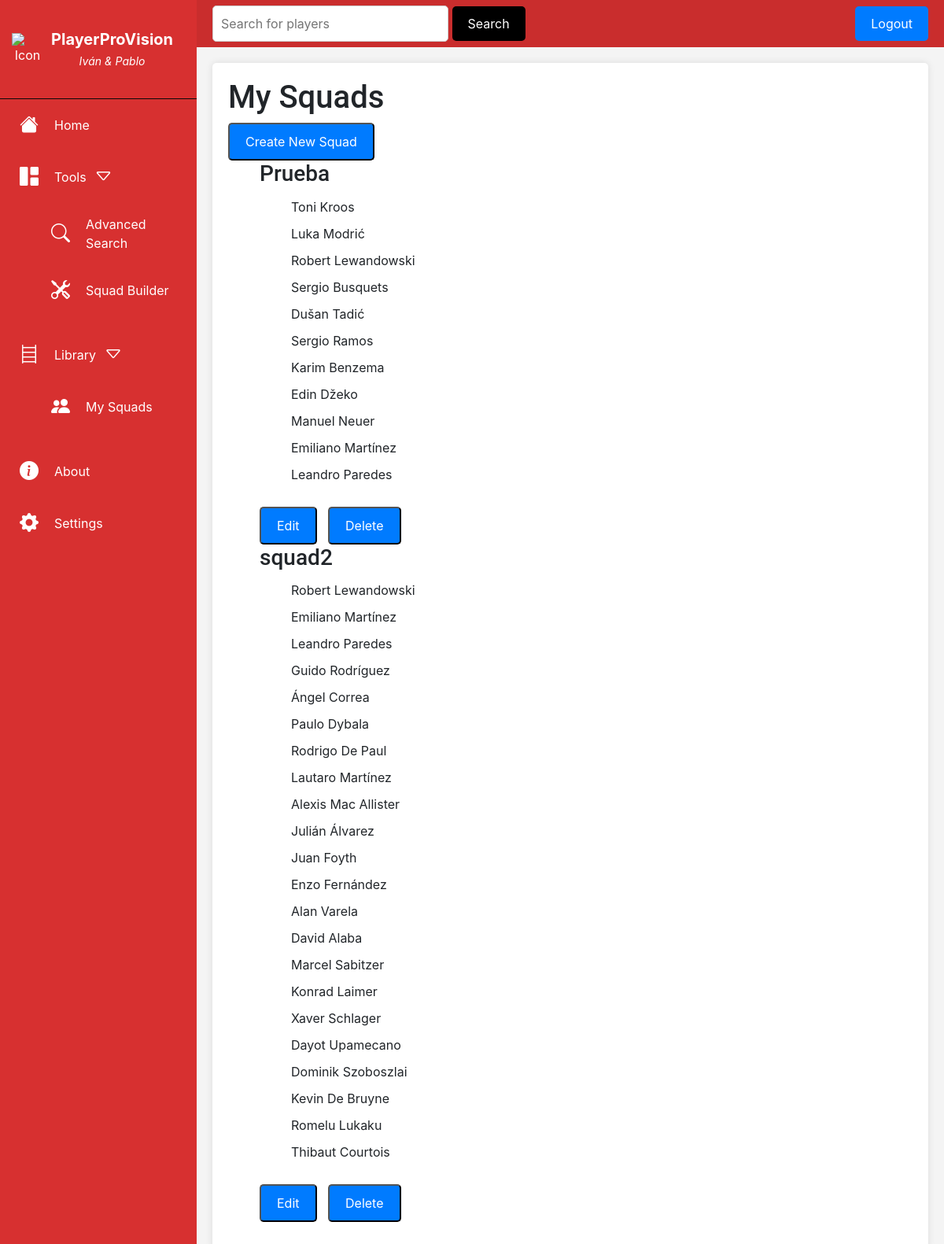
The app's page /my_squads/ (signed in), older data.
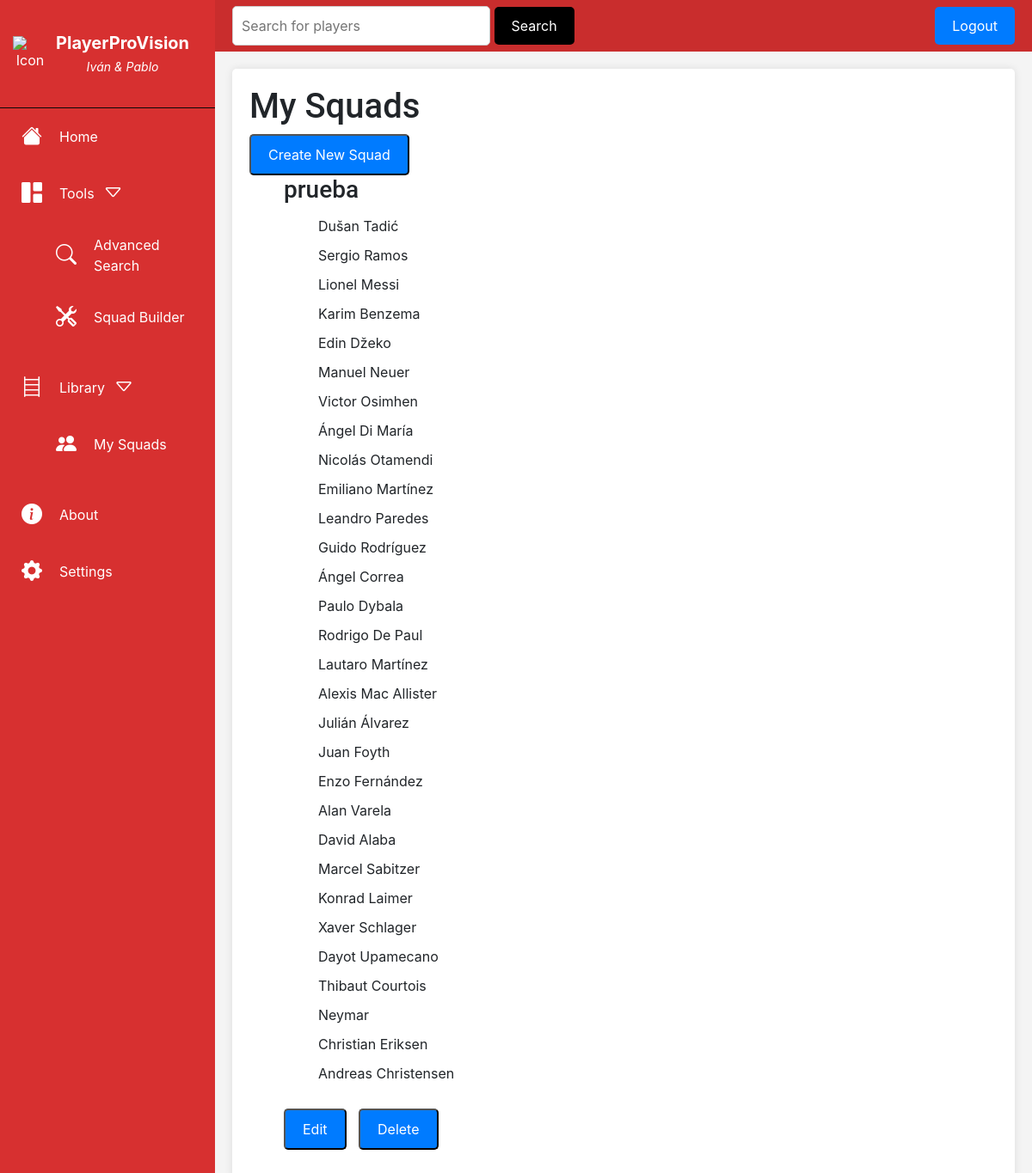
The same page, newer data.
### smartscore/models.py (models this page shows, shortened)
class Squad(models.Model):
    name = models.CharField(max_length=100)
    players = models.ManyToManyField(Player)

class Player(models.Model):
    custom_id = models.IntegerField(primary_key=True)  # Define a custom primary key field
    Name = models.CharField(max_length=100)
    Nationality = models.CharField(max_length=5)
    International_match = models.IntegerField()
    Club = models.CharField(max_length=100)
    League = models.CharField(max_length=100)
    Pos = models.ManyToManyField('Position')
    Pref_foot = models.CharField(max_length=50)
    Age = models.IntegerField()
    Height = models.IntegerField()
    Weight = models.IntegerField()
    Salary = models.IntegerField()
    End_contract = models.DateField()
    CAbil = models.IntegerField()  #current ability
    Pot_abil = models.IntegerField()	 #potential ability
    Strater_match = models.IntegerField()
    Res_match = models.IntegerField()
    Min = models.IntegerField()
    Goal = models.IntegerField()
    Asis = models.IntegerField()
    xG = models.FloatField() #expected goals
    Gol_90 = models.FloatField() #goals per 90 minutes
    Asis_90 = models.FloatField() #assists per 90 minutes
    Goal_allowed = models.IntegerField()	 #goals allowed
    Clean_sheet	= models.IntegerField() #clean sheets
    Sv_rat = models.IntegerField() #save rate over 100
    xSv_rat = models.IntegerField() #expected save rate over 100
    Pen_saved_rat	= models.IntegerField() #penalty saved rate over 100
    Faga = models.IntegerField() #fouls against
    Fcomm = models.IntegerField() #fouls made
    Yel = models.IntegerField() #yellow cards
    Red = models.IntegerField()     #red cards
    Dist_90	= models.FloatField() #distance covered per 90 minutes
    Key_tck_90 = models.FloatField() #key tackles per 90 minutes
    Key_hdr_90 = models.FloatField() #key headers per 90 minutes
    Blocks_90 = models.FloatField() #blocks per 90 minutes
    Clr_90 = models.FloatField() #clearances per 90 minutes
    Int_90 = models.FloatField() #interceptions per 90 minutes
    Hdr_rat = models.IntegerField() #headers won rate over 100
    Tackles_rat = models.IntegerField() #tackles won rate over 100
    Gl_mistake = models.IntegerField() #mistakes leading to goal
    Pass_rat = models.IntegerField() #pases completed rate over 100
    Pr_pass_90 = models.FloatField() #progressive passes rate over 100
    Key_pass_90 = models.FloatField() #key passes per 90 minutes
    Cr_c_90 = models.FloatField() #crosses created per 90 minutes
    Cr_c_acc = models.IntegerField() #crosses accuracy over 100
    Ch_c_90 = models.FloatField() #chances created per 90 minutes
    Drb_90 = models.FloatField() #dribbles per 90 minutes
    Poss_lost_90 = models.FloatField() #possession lost per 90 minutes
    Shot_rat = models.IntegerField() #shot rate over 100
    Conv_rat = models.IntegerField() #conversion rate over 100
    Dorsal = models.IntegerField()
    Country_league = models.CharField(max_length=100) #country league
    market_value = models.CharField(max_length=100, default='Unknown') #market value

### smartscore/views.py (the view)
# urls.py: path('my_squads/', views.my_squads, name='my_squads'),
@login_required(login_url='login')
def my_squads(request):
    user = request.user
    my_squads = user.userprofile.squads.all()
    return render(request, 'my_squads.html', {'my_squads': my_squads})

### smartscore/templates/my_squads.html (shortened to what this page needs)
{% extends "base.html" %}
{% load static %}
{% block content %}
    <div class="squads-container">
        <h1>My Squads</h1>
        <form action="{% url 'create_squad' %}" method="get">
            <button class="squad-create-button" type="submit">Create New Squad</button>
        </form>
        <ul class="squad-list">
            {% for squad in my_squads %}
                <div class="squad-list">
                    <h3>{{ squad.name }}</h3>
                    <ul class="player-list">
                        {% for player in squad.players.all %}
                            <a>{{ player.Name }}</a>
                        {% endfor %}
                    </ul>
                    <br>
                    <div class="squad-actions">
                        <form action="{% url 'edit_squad' squad.id %}" method="get">
                            <button class ="squad-create-button" type="submit">Edit</button>
                        </form>
                        <form action="{% url 'delete_squad' squad.id %}" method="post" onsubmit="return confirm('Are you sure you want to delete this squad?');">
                            <button class ="squad-create-button" type="submit">Delete</button>
                        </form>
                    </div>
                </div>
            {% endfor %}
        </ul>
    </div>
{% endblock %}

### smartscore/templates/base.html (shortened to what this page needs)
<!DOCTYPE html>
<html lang="en">
<head>
    {% load static %}
    <link rel="stylesheet" href="{% static 'smartscore/style.css' %}">
    <link href="https://stackpath.bootstrapcdn.com/bootstrap/4.5.2/css/bootstrap.min.css" rel="stylesheet">
    <link href="https://cdn.jsdelivr.net/npm/bootstrap-icons@1.8.1/font/bootstrap-icons.css" rel="stylesheet">
</head>
<body>
    <div class="sidebar">
        <div class="sidebar-start">
            <div class="sidebar-head">
                <a href="/" class="logo-wrapper" title="Home">
                    <img src="{% static 'smartscore/images/icono.png' %}" alt="Icon">
                    <div class="logo-text">
                        <span class="logo-title">PlayerProVision</span>
                        <br>
                        <span class="logo-subtitle">Iván & Pablo</span>
                    </div>
                </a>
            </div>
            <div class="sidebar-body">
                <div class="sidebar-body-menu">
                    <a class="active" href="{% url 'home' %}">
                        <i class="bi bi-house-fill"></i>Home
                    </a>
                    <a class="show-cat-btn" href="##">
                        <i class="bi bi-grid-1x2-fill"></i>Tools
                        <i id="openListIcon" class="bi bi-caret-down"></i>
                    </a>
                    <ul class="cat-sub-menu">
                        <a href="{% url 'advanced_search' %}"><i class="bi bi-search"></i>Advanced Search</a>
                        <a href="{% url 'squad_builder' %}"><i class="bi bi-tools" aria-hidden="true"></i>Squad Builder</a>
                    </ul>
                    <a class="show-cat-btn" href="##">
                        <i class="bi bi-bookshelf"></i>Library
                        <i id="openListIcon" class="bi bi-caret-down"></i>
                    </a>
                    <ul class="cat-sub-menu">
                        <a href="{% url 'my_squads' %}"><i class="bi bi-people-fill"></i>My Squads</a>
                    </ul>
                    <a href="{% url 'about' %}"><i class="bi bi-info-circle-fill"></i></span>About</a>
                    <a href="##"><i class="bi bi-gear-fill"></i></span>Settings</a>
                </div>
            </div>
        </div>
    </div>
    <div class="top-bar">
        <div class="search-wrapper">
            <form action="{% url 'search_player' %}" method="POST">
                <input type="text" name="q" value="{{q}}" placeholder="Search for players">
                <input type="submit" value="Search" class="primary-search-btn">
            </form>
        </div>
        <div class="log-in-wrapper">
            {% if user.is_authenticated %}
                <a class = "primary-default-btn" href="{% url 'logout' %}">Logout</a>
            {% else %}
                <a class = "primary-default-btn" href="{% url 'login' %}">Login</a>
                <a class = "primary-default-btn" href="{% url 'signup' %}">Signup</a>
            {% endif %}
        </div>
    </div>
    <div class="content">
        <div class="white-window">
            {% block content %}{% endblock %}
        </div>
    </div>
</body>
</html>

### smartscore/static/smartscore/style.css (style rules this page uses)
body { font-family: 'Roboto', sans-serif; font-size: 16px; line-height: 1.6; }
h1, h2, h3, h4, h5, h6 { font-family: 'Roboto', sans-serif; font-weight: bold; }
.sidebar { position: fixed; top: 0; left: 0; height: 100%; width: 250px; background-color: #d73030; color: #fff; padding-top: 60px; transition: width 0.3s ease; z-index: 1000; }
.sidebar-head { position: fixed; top: 0; padding-top: 20px; text-align: center; width: 250px; }
.sidebar-body { margin-top: 65px; border-top: 1px solid #080808; border-top-style: groove; }
.sidebar-body-menu i { font-size: 24px; margin-right: 20px; padding-left: 10px; }
.sidebar a { display: flex; padding: 15px; color: #fff; text-decoration: none; transition: background-color 0.3s ease; flex:1; align-items: center; }
.content { background-color: #f4f4f4; margin-left: 250px; margin-top: 60px; padding: 20px; transition: margin-left 0.3s ease; align-items: center; }
.white-window { background-color: #fff; padding: 20px; border-radius: 5px; box-shadow: 0 0 10px rgba(0, 0, 0, 0.1); }
.top-bar { position: fixed; top: 0; left: 250px; width: calc(100% - 250px); height: 60px; background-color: #c92d2d; color: #fff; display: flex; align-items: center; justify-content: space-between; padding: 0 20px; box-sizing: border-box; z-index: 1000; }
.primary-default-btn, .player-button, .squad-create-button { display: inline-block; padding: 10px 20px; background-color: #007bff; color: #fff; text-decoration: none; border-radius: 5px; transition: background-color 0.3s ease; }
.primary-search-btn { padding: 10px 20px; background-color: #000000; color: #fff; border: none; border-radius: 5px; cursor: pointer; transition: background-color 0.3s ease; }
.search-wrapper input[type="text"] { padding: 10px; border: 1px solid #ccc; border-radius: 5px; width: 300px; }
.logo-wrapper { display: flex; align-items: center; text-decoration: none; color: #fff; }
.logo-wrapper img { width: 40px; height: auto; margin-right: 10px; }
.logo-title { font-size: 20px; font-weight: bold; }
.logo-subtitle { font-size: 14px; font-style: italic; }
.log-in-wrapper { display: flex; align-items: center; gap: 10px; }
.search-wrapper { flex: 1; margin-right: 20px; }
.primary-default-btn, .primary-search-btn { padding: 10px 20px; border: none; border-radius: 5px; cursor: pointer; transition: background-color 0.3s ease; }
.primary-default-btn { background-color: #007bff; color: #fff; }
.player-list a { display: block; padding: 5px 0; color: #333; text-decoration: none; }
.squad-actions form { display: inline; margin-right: 10px; }

Row changes from the older to the newer data that the page shows:
no longer on this page (row edited): Player: Name "Robert Lewandowski"
removed Squad: name "squad2", Player (Name "Emiliano Martínez"), Player (Name "Leandro Paredes"), Player (Name "Guido Rodríguez"), Player (Name "Ángel Correa"), Player (Name "Paulo Dybala"), Player (Name "Rodrigo De Paul"), Player (Name "Lautaro Martínez"), Player (Name "Alexis Mac Allister"), Player (Name "Julián Álvarez"), Player (Name "Juan Foyth"), Player (Name "Enzo Fernández"), Player (Name "Alan Varela"), Player (Name "David Alaba"), Player (Name "Marcel Sabitzer"), Player (Name "Konrad Laimer"), Player (Name "Xaver Schlager"), Player (Name "Dayot Upamecano"), Player (Name "Thibaut Courtois")
no longer on this page (row edited): Player: Name "Dominik Szoboszlai", shown under "squad2"
no longer on this page (row edited): Player: Name "Kevin De Bruyne", shown under "squad2"
no longer on this page (row edited): Player: Name "Romelu Lukaku", shown under "squad2"
changed Squad: loses Player (Name "Toni Kroos"); loses Player (Name "Luka Modrić"); loses Player (Name "Sergio Busquets"); gains Player (Name "Lionel Messi"); gains Player (Name "Victor Osimhen"); gains Player (Name "Ángel Di María"); gains Player (Name "Nicolás Otamendi"); gains Player (Name "Neymar"); gains Player (Name "Christian Eriksen"); gains Player (Name "Andreas Christensen"); name "Prueba" → "prueba"; gains Player (Name "Guido Rodríguez"); gains Player (Name "Ángel Correa"); gains Player (Name "Paulo Dybala"); gains Player (Name "Rodrigo De Paul"); gains Player (Name "Lautaro Martínez"); gains Player (Name "Alexis Mac Allister"); gains Player (Name "Julián Álvarez"); gains Player (Name "Juan Foyth"); gains Player (Name "Enzo Fernández"); gains Player (Name "Alan Varela"); gains Player (Name "David Alaba"); gains Player (Name "Marcel Sabitzer"); gains Player (Name "Konrad Laimer"); gains Player (Name "Xaver Schlager"); gains Player (Name "Dayot Upamecano"); gains Player (Name "Thibaut Courtois")
